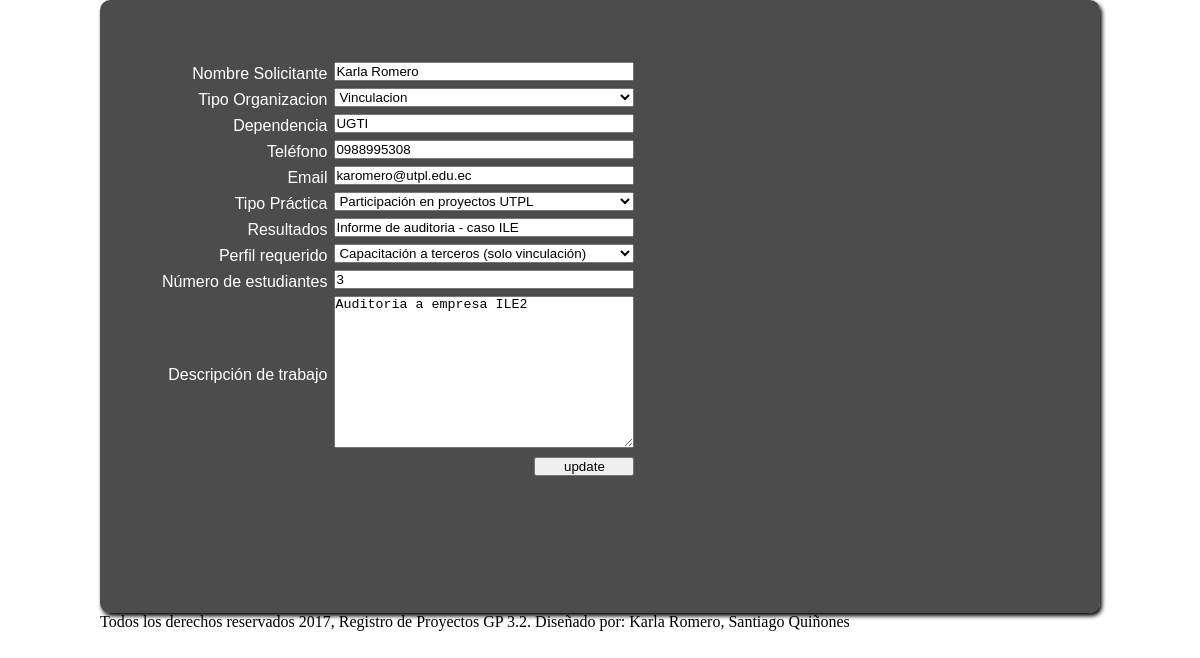
/editar.php?id=22, run on the app's committed database.
### tables this page shows
CREATE TABLE IF NOT EXISTS `proyectos` (
`id` int(11) NOT NULL,
  `nombreSolicitante` varchar(100) NOT NULL,
  `tipoOrganizacion` varchar(100) NOT NULL,
  `dependencia` varchar(100) NOT NULL,
  `telefono` varchar(100) NOT NULL,
  `email` varchar(100) NOT NULL,
  `tipoPractica` varchar(100) NOT NULL,
  `resultados` varchar(100) NOT NULL,
  `perfil` varchar(100) NOT NULL,
  `nroEstudiantes` int(3) NOT NULL,
  `descripcionTrabajo` varchar(100) NOT NULL
);

### editar.php (the view, shortened to what this page needs)
<html>
<head>
	<link rel="stylesheet" type="text/css" href="css/estilo.css">
</head>
<body>
	<?php
	require_once 'conf/StartConexion.php';
	if(isset($_GET['id']))
	{
		$id=$_GET['id'];
		$sql = "select * from proyectos where id='$id'";
		$query1 = $mysqli->query($sql);
		$query2= $query1 -> fetch_array();
	?>
	<div class = "contenido">
		<div class="seccion">
				<form method="post" action="">
					<table>
						<tbody>
							<tr><td class="espacioTextoElementoForm">Nombre Solicitante</td><td><input type="text" name="nombreSolicitante" value="<?php echo $query2['nombreSolicitante']; ?>" ></td></tr>
							<tr><td class="espacioTextoElementoForm">Tipo Organizacion</td>
								<td>
								   <?php
								   	  $tipoOrganizacion = $query2['tipoOrganizacion'];
								   	  echo "<select name='tipoOrganizacion'>
                 							<option value='Interna'".($tipoOrganizacion == 'Interna' ? ' selected' : '' )." >Interna</option>
                 							<option value='Externa'".($tipoOrganizacion == 'Externa' ? ' selected' : '' ).">Externa</option>
                 							<option value='Vinculacion'".($tipoOrganizacion == 'Vinculacion' ? ' selected' : '' ).">Vinculacion</option>
            								</select>";
								   ?>
								</td>
							</tr>
							<tr><td class="espacioTextoElementoForm">Dependencia</td><td><input type="text" name="dependencia" value="<?php echo $query2['dependencia']; ?>"></td></tr>
							<tr><td class="espacioTextoElementoForm">Teléfono</td><td><input type="text" name="telefono" value="<?php echo $query2['telefono']; ?>"></td></tr>
							<tr><td class="espacioTextoElementoForm">Email</td><td><input type="text" name="email" value="<?php echo $query2['email']; ?>"></td></tr>
							<tr><td class="espacioTextoElementoForm">Tipo Práctica</td>
								<td>
									<?php
								   	  $tipoPractica = $query2['tipoPractica'];
								   	  echo "<select name='tipoPractica'>
                 							<option value='Prácticas técnicas nivel inicial'".($tipoPractica == 'Prácticas técnicas nivel inicial' ? ' selected' : '' )." >Prácticas técnicas nivel inicial</option>
                 							<option value='Participación en proyectos UTPL'".($tipoPractica == 'Participación en proyectos UTPL' ? ' selected' : '' ).">Participación en proyectos UTPL</option>
                 							<option value='Prácticas pre profesionales en empresa'".($tipoPractica == 'Prácticas pre profesionales en empresa' ? ' selected' : '' ).">Prácticas pre profesionales en empresa</option>
                 							<option value='Proyecto de vinculación'".($tipoPractica == 'Proyecto de vinculación' ? ' selected' : '' ).">Proyecto de vinculación</option>
            								</select>";
								   ?>
								</td>
							</tr>
							<tr><td class="espacioTextoElementoForm">Resultados</td><td><input type="text" name="resultados" value="<?php echo $query2['resultados']; ?>"></td></tr>
							<tr><td class="espacioTextoElementoForm">Perfil requerido</td>
								<td>
								    <?php
								   	  $perfil = $query2['perfil'];
								   	  echo "<select name='perfil'>
                 							<option value='Operación, mantenimiento HW/SW/Redes'".($perfil == 'Operación, mantenimiento HW/SW/Redes' ? ' selected' : '' )." >Operación, mantenimiento HW/SW/Redes</option>
                 							<option value='Desarrollo de aplicaciones'".($perfil == 'Desarrollo de aplicaciones' ? ' selected' : '' ).">Desarrollo de aplicaciones</option>
                 							<option value='Investigación'".($perfil == 'Investigación' ? ' selected' : '' ).">Investigación</option>
                 							<option value='Capacitación a terceros (solo vinculación)'".($perfil == 'Capacitación a terceros (solo vinculación)' ? ' selected' : '' ).">Capacitación a terceros (solo vinculación)</option>
            								</select>";
								   ?>
								</td>
							</tr>
							<tr><td class="espacioTextoElementoForm">Número de estudiantes</td><td><input type="number" name="nroEstudiantes" value="<?php echo $query2['nroEstudiantes']; ?>"></td></tr>
							<tr><td class="espacioTextoElementoForm">Descripción de trabajo</td><td><textarea name="descripcion" rows="10" cols="30"placeholder="Descripción del proyecto"><?php echo $query2['descripcionTrabajo']; ?></textarea></td></tr>
							<tr><td></td><td id="botonEnviar"><input type="submit" name="submit" value="update" /></td></tr>
						</tbody>
					</table>
				</form>
		</div>
	</div>
	<?php
	}
	?>
	<footer>
			Todos los derechos reservados 2017, Registro de Proyectos GP 3.2. Diseñado por: Karla Romero, Santiago Quiñones
	</footer>
</body>
</html>

### css/estilo.css (style rules this page uses)
html { background: url(../imagenes/proyectos.jpg) no-repeat center center fixed; -webkit-background-size: cover; -moz-background-size: cover; -o-background-size: cover; background-size: cover; }
* { margin: 0; padding: 0; }
.contenido { background-color: rgba(0, 0, 0, 0.7); border-radius: 10px; box-shadow: 2px 3px 4px black; color: white; font-family: 'Source sans Pro', Calibri, Tahoma, sans-serif; font-size: 16px; margin: auto; padding: 60px; width: 880px; }
.espacioTextoElementoForm { color: white; text-align: right; }
#botonEnviar { text-align: right; }
.seccion { margin-bottom: 70px; text-align: justify; }
input, textarea, select { width : 300px; margin: 0; margin-bottom: 5px; margin-left: 5px; -webkit-box-sizing: border-box; -moz-box-sizing: border-box; box-sizing: border-box; }
input[type=submit], input[type=reset] { width : 100px; }
footer { clear: both; display: inline; margin-left:100px; margin-top: 0px; padding: 0px; text-align: left; }

### data on the page
proyectos: nombreSolicitante "Karla Romero", tipoOrganizacion "Vinculacion", dependencia "UGTI", telefono "0988995308", email "karomero@utpl.edu.ec", tipoPractica "Participación en proyectos UTPL", resultados "Informe de auditoria - caso ILE", perfil "Capacitación a terceros (solo vinculación)", nroEstudiantes "3", descripcion "Auditoria a empresa ILE2"
